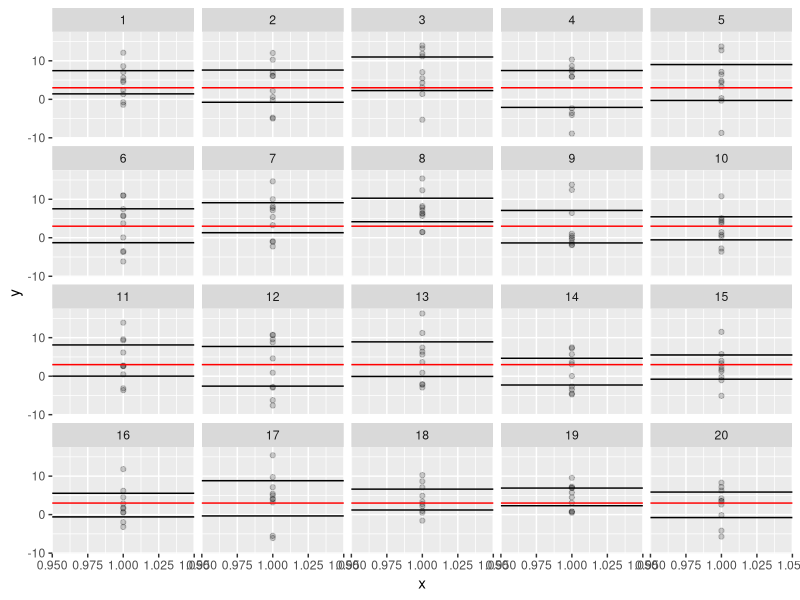

The R script that drew this image:
## ---- chunk 1
library(dplyr)
library(ggplot2)
set.seed(12345) # try different values
## ---- chunk 2
# Simulate data:
mu <- 3
sigma <- 5
n <- 10
y <- rnorm(n = n, mean = mu, sd = sigma)
## ---- chunk 3
mean(y)
m <- lm(y~1)
mu_hat <- coef(m)[[1]]
ci <- confint(m, level = 0.95)
ci
summary(m)
## ---- chunk 4
calc_mean <- function(i) {
  y <- rnorm(n = n, mean = mu, sd = sigma)
  m <- lm(y~1)
  ci <- confint(m, level = 0.95)
  tibble(l = ci[1], u = ci[2], y = y, i = i)
}
N <- 20
sim_ci <- lapply(seq_len(N), calc_mean) %>% bind_rows()
sim_ci
ggplot(sim_ci, aes(1, y)) + facet_wrap(~i) +
  geom_point(alpha = 0.2) +
  geom_hline(aes(yintercept = l)) +
  geom_hline(aes(yintercept = u)) +
  geom_hline(yintercept = mu, colour = "red")
